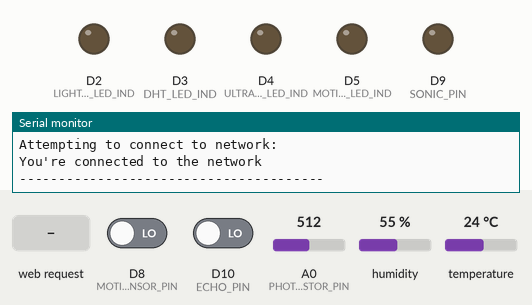
The sketch below on a simulated Arduino MKR. Shown: output pins drawn as LEDs (lit = HIGH), the last lines printed to the serial monitor. Dashed ring = blinking. Inputs (shaded band) come from the test bench; at power-on: D8 (MOTION_SENSOR_PIN) LOW, D10 (ECHO_PIN) LOW, A0 (PHOTORESISTOR_PIN) = 512, humidity 55 %, temperature 24 °C. WiFi joins after 1.5 s; servers stay silent unless stated; not simulated (calls return 0 or success): secrets.h.

Above: at 12.7 s.
12.8 s: HTTP request GET /PHOTORESISTOR received
At 12.94 s:
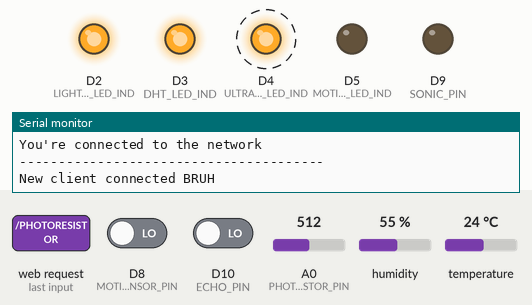
At 14.7 s:
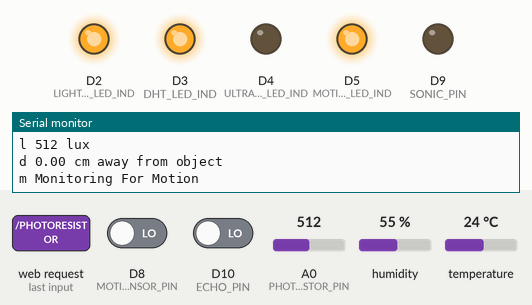
15.8 s: HTTP request GET /DHT11 received
At 15.94 s:
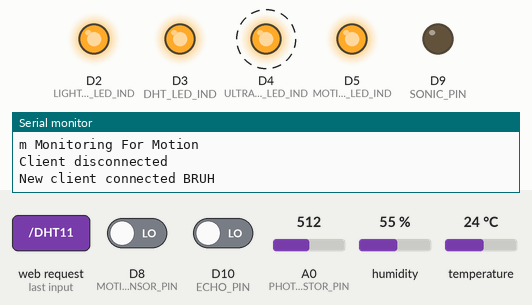
Timing chart, 0 to 18.8 s (numbered marks = the images above; inputs shaded):
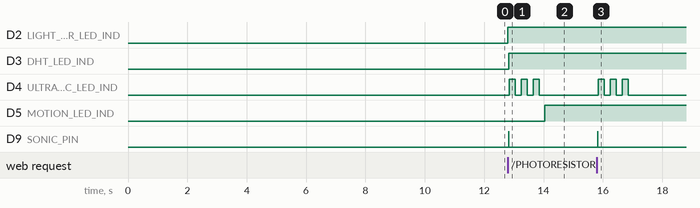

The sketch:

main.ino
```cpp
//Nick Raffel
//RugerProbe

#include "Arduino.h"
#include <DHT.h>           // Temperature & humidity sensor library
#include <ArduinoBLE.h>
#include <WiFiNINA.h>
#include "secrets.h"

// GPIO 1-6 will be LEDS for now
#define LIGHT_SENSOR_LED_IND 2  // Light/Photoresistor indicator LED (ON = working, off = low light level, blink = error) - Red LED
#define DHT_LED_IND 3           // Temp/Humid indicator LED (ON = working, blink/off = error) - Yellow LED
#define ULTRA_SONIC_LED_IND 4           // Distance indicator LED (ON = working, blink/off = error) - BLUE LED
#define MOTION_LED_IND 5           // Motion indicator LED (ON = working, blink/off = error) - GREEN LED

// GPIO 7 - 13 are devices
#define DHTPIN 7                // DHT11 data pin
#define DHTTYPE DHT11           // Using DHT11 sensor

#define SONIC_PIN 9             // UltraSonic Modulator Pin
#define ECHO_PIN 10              // UltraSonic Modulator Echoing Pin
#define MAX_DISTANCE 220        // max distance to measure
#define timeOut MAX_DISTANCE*60 // Timeout according to the max distance measured

#define MOTION_SENSOR_PIN 8

// Analog Photoresistor pin
const byte PHOTORESISTOR_PIN = A0; // Light reader pin

char ssid[] = WIFI_SSID;
char pass[] = WIFI_PASSWORD;
int status = WL_IDLE_STATUS;
WiFiServer server(6969);
// BLEService dataService("180A");
// BLEStringCharacteristic stringCharacteristic("2A57", BLERead | BLEWrite, 256);

// Initialize sensors
DHT dht(DHTPIN, DHTTYPE);

void setup() {
  Serial.begin(9600);
  while(!Serial);

  pinMode(PHOTORESISTOR_PIN, INPUT); // Analog
  pinMode(LIGHT_SENSOR_LED_IND, OUTPUT); // indicator output
  pinMode(DHT_LED_IND, OUTPUT); // indicator output
  pinMode(ULTRA_SONIC_LED_IND, OUTPUT);
  pinMode(MOTION_LED_IND, OUTPUT);

  pinMode(SONIC_PIN, OUTPUT); // Set SONIC_PIN as OUTPUT for triggering ultrasonic sensor
  pinMode(ECHO_PIN, INPUT); // Set ECHO_PIN as INPUT for receiving echo signal

  pinMode(MOTION_SENSOR_PIN, INPUT); // Motion Sensor PIN

  while (status != WL_CONNECTED) {
    Serial.print("Attempting to connect to network: ");
    Serial.println(ssid);
    // Connect to WPA/WPA2 network:
    status = WiFi.begin(ssid, pass);

    // wait 10 seconds for connection:
    delay(10000);
  }

  // if (!BLE.begin()) {
  //   Serial.println("b Error With Bluetooth");

  //   while(1);
  // }

  // BLE.setLocalName("RugerProbe");
  // BLE.setAdvertisedService(dataService);
  // dataService.addCharacteristic(stringCharacteristic);
  // BLE.addService(dataService);
  // BLE.advertise();
  // Serial.println("BLE Peripheral Started - waiting for connection");

  dht.begin();
  server.begin();
  // you're connected now, so print out the data:
  Serial.println("You're connected to the network");
  Serial.println("---------------------------------------");

}
int i = 0;
void loop() {
  // BLEDevice central = BLE.central();
  WiFiClient client = server.available();
  // if (central) {
  if (client) {
    Serial.println("New client connected BRUH");
    //while (central.connected()) {
    while (client.connected()) {
      // Serial.println(central.address());
      // put your main code here, to run repeatedly:
      int lightLevel = analogRead(PHOTORESISTOR_PIN);//getLightLevels();
      validateLightSensor(lightLevel);
      float temp, humidity;
      getTempData(temp, humidity);
      float dist = getSonar();
      bool isMotion = monitorMotion();
      // if (central.connected()) {
      //   sendDataViaBluetooth(temp, humidity, lightLevel, dist, isMotion);
      // }

      client.print("HTTP/1.1 200 OK\r\n");
      client.print("Content-Type: text/plain\r\n");
      client.print("Connection: close\r\n\r\n");

      // client.print(data + String(i));
      printSensorData(temp, humidity, lightLevel, dist, isMotion, client);

      delay(1000);
      // delay(1);
      client.stop();
      Serial.println("Client disconnected");
      // }
      // } else {
      //   Serial.println("FAILURE PEICE OF SHIT");
      // }
    }
  }
}

bool monitorMotion() {
  digitalWrite(MOTION_LED_IND, HIGH);
  if (digitalRead(MOTION_SENSOR_PIN) == HIGH || digitalRead(MOTION_SENSOR_PIN) == LOW) {
    // If sensor responds with either HIGH or LOW, it's working.
    return digitalRead(MOTION_SENSOR_PIN) == HIGH;
  }
  blinkError("MOTION");
  return false;
}

float getSonar() {
  long pingTime;
  float dist;

  // Ensure the trigger pin is LOW before sending the pulse
  digitalWrite(SONIC_PIN, LOW);
  delay(1);

  // Trigger the ultrasonic sensor
  digitalWrite(SONIC_PIN, HIGH);
  delay(10);  // Send a 10-microsecond pulse
  digitalWrite(SONIC_PIN, LOW);

  // Measure the time it takes for the echo to return
  pingTime = pulseIn(ECHO_PIN, HIGH, timeOut);

  // If no valid pulse time is returned, print a warning
  if (pingTime == 0) {
    // Serial.println("No pulse received from ultrasonic sensor.");
    // Checks light levels and sets LED accordingly
   blinkError("SONAR");
    return 0;  // Return 0 to indicate failure
  }

  // Calculate the distance based on the speed of sound
  dist = (float)pingTime * 340.0 / 2.0 / 10000.0;  // Distance in cm

  // Checks DHT11 module is working
  if (dist > 0 && dist < 400) digitalWrite(ULTRA_SONIC_LED_IND, HIGH);
  else blinkError("DHT11");

  return dist;
}


void getTempData(float &temp, float &humidity) {
  temp = dht.readTemperature(); // Read temperature (Celsius)
  // Checks DHT11 module is working
  if (!isnan(temp)) digitalWrite(DHT_LED_IND, HIGH);
  else blinkError("DHT11");
  // Read temperature and humidity
  temp = (temp * 9.0/5.0) + 32.0; // Temperature converted to fahrenheit
  humidity = dht.readHumidity(); // Read humidity (%)
}

void validateLightSensor(int l) {
    // Checks light levels and sets LED accordingly
    if (l < 5) {
      digitalWrite(LIGHT_SENSOR_LED_IND, LOW);
    } else if (l > 5) {
      digitalWrite(LIGHT_SENSOR_LED_IND, HIGH);
    } else {
      blinkError("PHOTORESISTOR");
    }
}

void printSensorData(float t, float h, int l, float d, bool m, WiFiClient c) {
  // Print sensor values
  Serial.print("t "); Serial.print(t); Serial.println(" F");
  c.print("t "); c.print(t); c.println(" F");
  Serial.print("h "); Serial.print(h); Serial.println(" %");
  c.print("h "); c.print(h); c.println(" %");
  Serial.print("l "); Serial.print(l); Serial.println(" lux");
  c.print("l "); c.print(l); c.println(" lux");
  Serial.print("d "); Serial.print(d); Serial.println(" cm away from object");
  c.print("d "); c.print(d); c.println(" cm away from object");
  if (m) {
    Serial.print("m "); Serial.println("MOTION DETECTED");
    c.print("m "); c.println("MOTION DETECTED");
  } else {
    Serial.print("m "); Serial.println("Monitoring For Motion");
    c.print("m "); c.println("Monitoring For Motion");
  }
}

void sendDataViaBluetooth(float t, float h, int l, float d, bool m) {
  String data = String("t: ") + t +
                String(",h: ") + h +
                String(",l: ") + l +
                String(",d: ") + d +
                String(",m: ") + (m ? "MOTION DETECTED" : "Monitoring For Motion");

  // stringCharacteristic.writeValue(data);
}

void blinkError(String comp) {
  // Serial.println("ERROR " + comp);
  int pin;
  if (comp == "PHOTORESISTOR") pin = LIGHT_SENSOR_LED_IND;
  else if (comp == "DHT11") pin = DHT_LED_IND;
  else if (comp == "SONAR") pin = ULTRA_SONIC_LED_IND;
  else if (comp == "MOTION") pin = ULTRA_SONIC_LED_IND;
  else pin = 0;
  for (int i = 0; i < 3; i++) {
    digitalWrite(pin, HIGH);
    delay(200);
    digitalWrite(pin, LOW);
    delay(200);
  }
}
```

Measured:
- after the input at 12.8 s, D2 (LIGHT_SENSOR_LED_IND), D3 (DHT_LED_IND): LOW → HIGH at once; D4 (ULTRA_SONIC_LED_IND): alternates HIGH for 0.20 s and LOW for 0.20 s, 6 changes in all, then stays LOW, starting after 0.05 s; D5 (MOTION_LED_IND): LOW → HIGH after 1.2 s; D9 (SONIC_PIN): LOW → HIGH at once, → LOW 0.01 s later
- after the input at 15.8 s, D4 (ULTRA_SONIC_LED_IND): alternates HIGH for 0.20 s and LOW for 0.20 s, 6 changes in all, then stays LOW, starting after 0.05 s; D9 (SONIC_PIN): LOW → HIGH at once, → LOW 0.01 s later
